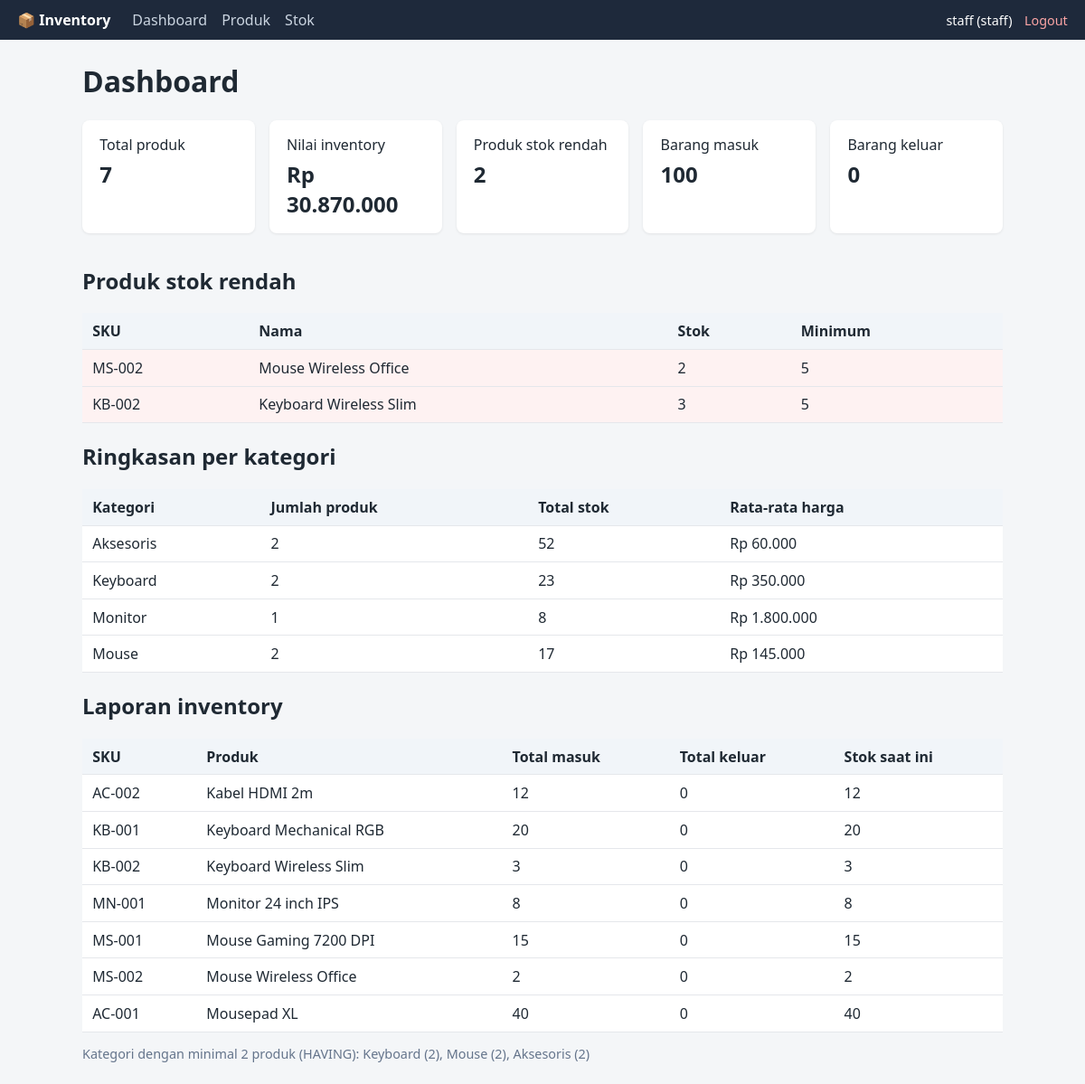
The app's page /dashboard.php (signed in) with its own data.
### tables this page shows
CREATE TABLE products (
  id INT PRIMARY KEY AUTO_INCREMENT,
  category_id INT NOT NULL,
  sku VARCHAR(50) NOT NULL UNIQUE,
  name VARCHAR(150) NOT NULL,
  price DECIMAL(12,2) NOT NULL CHECK (price >= 0),
  stock INT NOT NULL DEFAULT 0 CHECK (stock >= 0),
  minimum_stock INT NOT NULL DEFAULT 5 CHECK (minimum_stock >= 0),
  FOREIGN KEY (category_id) REFERENCES categories(id) ON UPDATE CASCADE ON DELETE RESTRICT
);

### escape.php (called while the page is built)
<?php
function e($value): string
{
    return htmlspecialchars((string) $value, ENT_QUOTES, 'UTF-8');
}
function rupiah($n): string
{
    return 'Rp ' . number_format((float) $n, 0, ',', '.');
}

### dashboard.php (the view, shortened to what this page needs)
<?php
$pdo = db();
$total_products = (int) $pdo->query('SELECT COUNT(id) FROM products')->fetchColumn();
$inv_value      = (float) $pdo->query('SELECT COALESCE(SUM(stock * price),0) FROM products')->fetchColumn();
$low            = $pdo->query('SELECT p.sku, p.name, p.stock, p.minimum_stock FROM products p WHERE p.stock <= p.minimum_stock ORDER BY p.stock')->fetchAll();
$mov = $pdo->query("SELECT COALESCE(SUM(CASE WHEN type='IN' THEN quantity END),0) AS total_in,
                           COALESCE(SUM(CASE WHEN type='OUT' THEN quantity END),0) AS total_out
                    FROM stock_movements")->fetch();
$per_cat = $pdo->query('SELECT c.name, COUNT(p.id) AS total_products, COALESCE(SUM(p.stock),0) AS total_stock,
                               COALESCE(AVG(p.price),0) AS average_price
                        FROM categories c LEFT JOIN products p ON p.category_id = c.id
                        GROUP BY c.id, c.name ORDER BY c.name')->fetchAll();
$report = $pdo->query("SELECT p.sku, p.name, p.stock,
                              COALESCE(SUM(CASE WHEN sm.type='IN'  THEN sm.quantity END),0) AS total_in,
                              COALESCE(SUM(CASE WHEN sm.type='OUT' THEN sm.quantity END),0) AS total_out
                       FROM products p LEFT JOIN stock_movements sm ON sm.product_id = p.id
                       GROUP BY p.id, p.sku, p.name, p.stock ORDER BY p.name")->fetchAll();
$having = $pdo->query('SELECT c.name, COUNT(p.id) AS n FROM categories c JOIN products p ON p.category_id=c.id
                       GROUP BY c.id, c.name HAVING COUNT(p.id) >= 2')->fetchAll();
require __DIR__ . '/../views/header.php';
?>
<h1>Dashboard</h1>
<div class="grid">
  <div class="card stat">Total produk<b><?= e($total_products) ?></b></div>
  <div class="card stat">Nilai inventory<b><?= e(rupiah($inv_value)) ?></b></div>
  <div class="card stat">Produk stok rendah<b><?= e(count($low)) ?></b></div>
  <div class="card stat">Barang masuk<b><?= e($mov['total_in']) ?></b></div>
  <div class="card stat">Barang keluar<b><?= e($mov['total_out']) ?></b></div>
</div>
<h2>Produk stok rendah</h2>
<table><tr><th>SKU</th><th>Nama</th><th>Stok</th><th>Minimum</th></tr>
<?php foreach ($low as $r): ?>
  <tr class="low"><td><?= e($r['sku']) ?></td><td><?= e($r['name']) ?></td><td><?= e($r['stock']) ?></td><td><?= e($r['minimum_stock']) ?></td></tr>
<?php endforeach; if (!$low): ?><tr><td colspan="4">Semua stok aman.</td></tr><?php endif; ?>
</table>
<h2>Ringkasan per kategori</h2>
<table><tr><th>Kategori</th><th>Jumlah produk</th><th>Total stok</th><th>Rata-rata harga</th></tr>
<?php foreach ($per_cat as $r): ?>
  <tr><td><?= e($r['name']) ?></td><td><?= e($r['total_products']) ?></td><td><?= e($r['total_stock']) ?></td><td><?= e(rupiah($r['average_price'])) ?></td></tr>
<?php endforeach; ?>
</table>
<h2>Laporan inventory</h2>
<table><tr><th>SKU</th><th>Produk</th><th>Total masuk</th><th>Total keluar</th><th>Stok saat ini</th></tr>
<?php foreach ($report as $r): ?>
  <tr><td><?= e($r['sku']) ?></td><td><?= e($r['name']) ?></td><td><?= e($r['total_in']) ?></td><td><?= e($r['total_out']) ?></td><td><?= e($r['stock']) ?></td></tr>
<?php endforeach; ?>
</table>
<p class="muted">Kategori dengan minimal 2 produk (HAVING):
  <?= e(implode(', ', array_map(fn($r) => $r['name'] . ' (' . $r['n'] . ')', $having)) ?: '-') ?></p>
<?php require __DIR__ . '/../views/footer.php'; ?>

### style.css (style rules this page uses)
* { box-sizing:border-box }
body { font-family:system-ui,Segoe UI,Arial,sans-serif;margin:0;background:#f4f6f8;color:#1f2933 }
h1 { margin-top:0 }
.card { background:#fff;border-radius:8px;padding:1rem 1.2rem;box-shadow:0 1px 3px rgba(0,0,0,.08);margin-bottom:1rem }
.grid { display:grid;grid-template-columns:repeat(auto-fit,minmax(190px,1fr));gap:1rem }
.stat b { display:block;font-size:1.5rem;margin-top:.3rem }
table { width:100%;border-collapse:collapse;background:#fff }
th,td { padding:.55rem .7rem;border-bottom:1px solid #e5e7eb;text-align:left }
th { background:#f1f5f9 }
.low { background:#fef2f2 }
.muted { color:#64748b;font-size:.9rem }

### records on screen
products: sku "MS-002", name "Mouse Wireless Office", stock "2", minimum_stock "5"
products: sku "KB-002", name "Keyboard Wireless Slim", stock "3", minimum_stock "5"

### other values on screen
$u['username'] "staff"
$u['role'] "staff"
$total_products "7"
rupiah($inv_value) "Rp 30.870.000"
count($low) "2"
$mov['total_in'] "100"
$mov['total_out'] "0"
$r['name'] "Aksesoris"
$r['total_products'] "2"
$r['total_stock'] "52"
rupiah($r['average_price']) "Rp 60.000"
$r['name'] "Keyboard"
$r['total_stock'] "23"
rupiah($r['average_price']) "Rp 350.000"
$r['name'] "Monitor"
